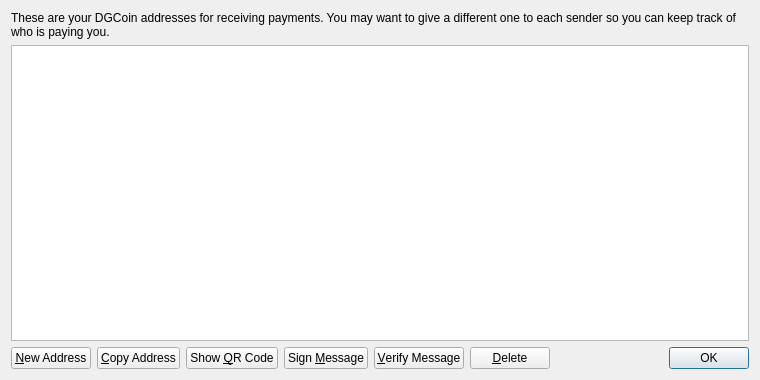
<?xml version="1.0" encoding="UTF-8"?>
<ui version="4.0">
 <class>AddressBookPage</class>
 <widget class="QWidget" name="AddressBookPage">
  <property name="geometry">
   <rect>
    <x>0</x>
    <y>0</y>
    <width>760</width>
    <height>380</height>
   </rect>
  </property>
  <property name="windowTitle">
   <string>Address Book</string>
  </property>
  <layout class="QVBoxLayout" name="verticalLayout">
   <item>
    <widget class="QLabel" name="labelExplanation">
     <property name="text">
      <string>These are your DGCoin addresses for receiving payments. You may want to give a different one to each sender so you can keep track of who is paying you.</string>
     </property>
     <property name="textFormat">
      <enum>Qt::PlainText</enum>
     </property>
     <property name="wordWrap">
      <bool>true</bool>
     </property>
    </widget>
   </item>
   <item>
    <widget class="QTableView" name="tableView">
     <property name="contextMenuPolicy">
      <enum>Qt::CustomContextMenu</enum>
     </property>
     <property name="toolTip">
      <string>Double-click to edit address or label</string>
     </property>
     <property name="tabKeyNavigation">
      <bool>false</bool>
     </property>
     <property name="alternatingRowColors">
      <bool>true</bool>
     </property>
     <property name="selectionMode">
      <enum>QAbstractItemView::SingleSelection</enum>
     </property>
     <property name="selectionBehavior">
      <enum>QAbstractItemView::SelectRows</enum>
     </property>
     <property name="sortingEnabled">
      <bool>true</bool>
     </property>
     <attribute name="verticalHeaderVisible">
      <bool>false</bool>
     </attribute>
    </widget>
   </item>
   <item>
    <layout class="QHBoxLayout" name="horizontalLayout">
     <item>
      <widget class="QPushButton" name="newAddressButton">
       <property name="toolTip">
        <string>Create a new address</string>
       </property>
       <property name="text">
        <string>&amp;New Address</string>
       </property>
       <property name="icon">
        <iconset resource="../bitcoin.qrc">
         <normaloff>:/icons/add</normaloff>:/icons/add</iconset>
       </property>
      </widget>
     </item>
     <item>
      <widget class="QPushButton" name="copyToClipboard">
       <property name="toolTip">
        <string>Copy the currently selected address to the system clipboard</string>
       </property>
       <property name="text">
        <string>&amp;Copy Address</string>
       </property>
       <property name="icon">
        <iconset resource="../bitcoin.qrc">
         <normaloff>:/icons/editcopy</normaloff>:/icons/editcopy</iconset>
       </property>
      </widget>
     </item>
     <item>
      <widget class="QPushButton" name="showQRCode">
       <property name="text">
        <string>Show &amp;QR Code</string>
       </property>
       <property name="icon">
        <iconset resource="../bitcoin.qrc">
         <normaloff>:/icons/qrcode</normaloff>:/icons/qrcode</iconset>
       </property>
      </widget>
     </item>
     <item>
      <widget class="QPushButton" name="signMessage">
       <property name="toolTip">
        <string>Sign a message to prove you own a DGCoin address</string>
       </property>
       <property name="text">
        <string>Sign &amp;Message</string>
       </property>
       <property name="icon">
        <iconset resource="../bitcoin.qrc">
         <normaloff>:/icons/edit</normaloff>:/icons/edit</iconset>
       </property>
      </widget>
     </item>
     <item>
      <widget class="QPushButton" name="verifyMessage">
       <property name="toolTip">
        <string>Verify a message to ensure it was signed with a specified DGCoin address</string>
       </property>
       <property name="text">
        <string>&amp;Verify Message</string>
       </property>
       <property name="icon">
        <iconset resource="../bitcoin.qrc">
         <normaloff>:/icons/transaction_0</normaloff>:/icons/transaction_0</iconset>
       </property>
      </widget>
     </item>
     <item>
      <widget class="QPushButton" name="deleteButton">
       <property name="toolTip">
        <string>Delete the currently selected address from the list</string>
       </property>
       <property name="text">
        <string>&amp;Delete</string>
       </property>
       <property name="icon">
        <iconset resource="../bitcoin.qrc">
         <normaloff>:/icons/remove</normaloff>:/icons/remove</iconset>
       </property>
      </widget>
     </item>
     <item>
      <spacer name="horizontalSpacer">
       <property name="orientation">
        <enum>Qt::Horizontal</enum>
       </property>
       <property name="sizeHint" stdset="0">
        <size>
         <width>40</width>
         <height>20</height>
        </size>
       </property>
      </spacer>
     </item>
     <item>
      <widget class="QDialogButtonBox" name="buttonBox">
       <property name="sizePolicy">
        <sizepolicy hsizetype="Maximum" vsizetype="Fixed">
         <horstretch>0</horstretch>
         <verstretch>0</verstretch>
        </sizepolicy>
       </property>
       <property name="standardButtons">
        <set>QDialogButtonBox::Ok</set>
       </property>
      </widget>
     </item>
    </layout>
   </item>
  </layout>
 </widget>
 <resources>
  <include location="../bitcoin.qrc"/>
 </resources>
 <connections/>
</ui>
